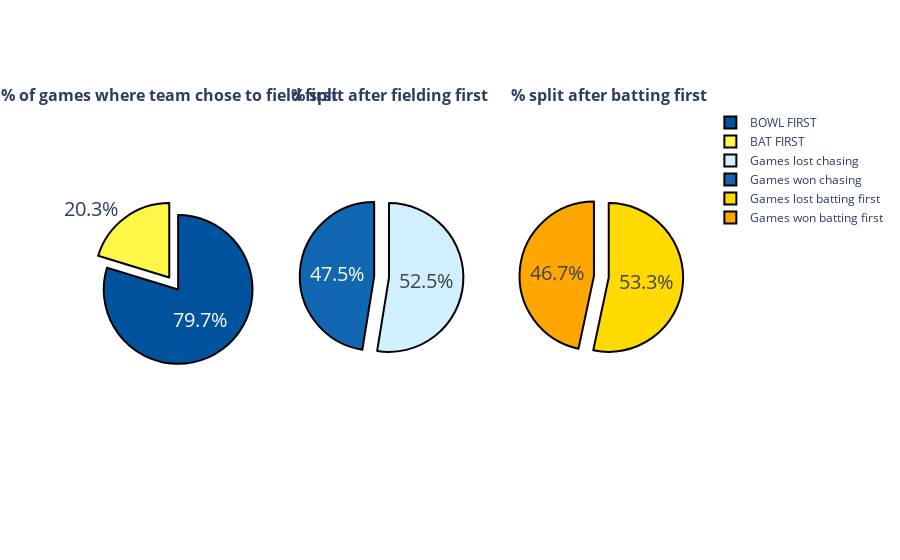

Notebook cell for this chart:
### Code cell
toss_decision_labels = list(df_season_summary_2022.decision.value_counts().index)
toss_decision_values = df_season_summary_2022.decision.value_counts()

teams_chasing_labels = ["Games won chasing","Games lost chasing"]
teams_winning_chasing_values = [np.shape(teams_winning_chasing)[0],np.shape(teams_losing_chasing)[0]]

teams_batting_labels = ['Games won batting first','Games lost batting first']
teams_winning_batting_values = [np.shape(teams_winning_batting)[0],np.shape(teams_losing_batting)[0]]

toss_chart_colors = ["#00539CFF","#FFF748"]
fielding_first_chart_colors = ["#1167B1","#D0EFFF"]
batting_first_chart_colors = ["#FFA701","#FFDA00"]

fig = make_subplots(rows=1,cols=3,specs=[[{"type":"pie"},{"type":"pie"},{"type":"pie"}]],subplot_titles=['<b>% of games where team chose to field first</b>',
                                                                                                         '<b>% split after fielding first</b>',
                                                                                                         '<b>% split after batting first</b>'])

fig.add_trace(go.Pie(labels=toss_decision_labels,values=toss_decision_values,pull=[0.2,0],
                     marker=dict(colors=toss_chart_colors)),row=1,col=1)

fig.add_trace(go.Pie(labels=teams_chasing_labels,values=teams_winning_chasing_values,pull=[0.2,0],
                     marker=dict(colors=fielding_first_chart_colors)),row=1,col=2)

fig.add_trace(go.Pie(labels=teams_batting_labels,values=teams_winning_batting_values,pull=[0.2,0],
                     marker=dict(colors=batting_first_chart_colors)),row=1,col=3)

fig.update_traces(hoverinfo='label+value',textfont_size=20,marker=dict(line=dict(color='#000000', width=2)))
fig.show()

### Figure 1 — Plotly figure (JSON) as saved in the notebook; plotly's stock layout.template omitted (floating-point values rounded to 4 significant figures)
{"data": [{"domain": {"x": [0.0, 0.2889], "y": [0.0, 1.0]}, "hoverinfo": "label+value", "labels": ["BOWL FIRST", "BAT FIRST"], "marker": {"colors": ["#00539CFF", "#FFF748"], "line": {"color": "#000000", "width": 2}}, "pull": [0.2, 0], "textfont": {"size": 20}, "type": "pie", "values": [59, 15]}, {"domain": {"x": [0.3556, 0.6444], "y": [0.0, 1.0]}, "hoverinfo": "label+value", "labels": ["Games won chasing", "Games lost chasing"], "marker": {"colors": ["#1167B1", "#D0EFFF"], "line": {"color": "#000000", "width": 2}}, "pull": [0.2, 0], "textfont": {"size": 20}, "type": "pie", "values": [28, 31]}, {"domain": {"x": [0.7111, 1.0], "y": [0.0, 1.0]}, "hoverinfo": "label+value", "labels": ["Games won batting first", "Games lost batting first"], "marker": {"colors": ["#FFA701", "#FFDA00"], "line": {"color": "#000000", "width": 2}}, "pull": [0.2, 0], "textfont": {"size": 20}, "type": "pie", "values": [7, 8]}], "layout": {"annotations": [{"font": {"size": 16}, "showarrow": false, "text": "<b>% of games where team chose to field first</b>", "x": 0.1444, "xanchor": "center", "xref": "paper", "y": 1.0, "yanchor": "bottom", "yref": "paper"}, {"font": {"size": 16}, "showarrow": false, "text": "<b>% split after fielding first</b>", "x": 0.5, "xanchor": "center", "xref": "paper", "y": 1.0, "yanchor": "bottom", "yref": "paper"}, {"font": {"size": 16}, "showarrow": false, "text": "<b>% split after batting first</b>", "x": 0.8556, "xanchor": "center", "xref": "paper", "y": 1.0, "yanchor": "bottom", "yref": "paper"}]}}
